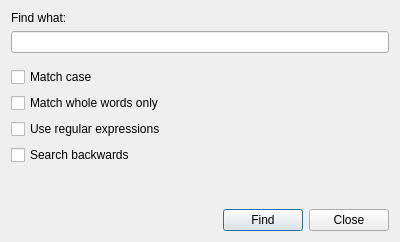
<?xml version="1.0" encoding="UTF-8"?>
<ui version="4.0">
 <class>FindDialog</class>
 <widget class="QDialog" name="FindDialog">
  <property name="geometry">
   <rect>
    <x>0</x>
    <y>0</y>
    <width>400</width>
    <height>242</height>
   </rect>
  </property>
  <property name="sizePolicy">
   <sizepolicy hsizetype="Fixed" vsizetype="Fixed">
    <horstretch>0</horstretch>
    <verstretch>0</verstretch>
   </sizepolicy>
  </property>
  <property name="windowTitle">
   <string>Find</string>
  </property>
  <layout class="QVBoxLayout" name="verticalLayout">
   <item>
    <widget class="QLabel" name="findWhatLabel">
     <property name="text">
      <string>Find what:</string>
     </property>
    </widget>
   </item>
   <item>
    <widget class="QLineEdit" name="findWhatEdit"/>
   </item>
   <item>
    <spacer name="verticalSpacer_2">
     <property name="orientation">
      <enum>Qt::Vertical</enum>
     </property>
     <property name="sizeHint" stdset="0">
      <size>
       <width>20</width>
       <height>10</height>
      </size>
     </property>
    </spacer>
   </item>
   <item>
    <widget class="QCheckBox" name="matchCase">
     <property name="text">
      <string>Match case</string>
     </property>
    </widget>
   </item>
   <item>
    <widget class="QCheckBox" name="matchWholeWords">
     <property name="text">
      <string>Match whole words only</string>
     </property>
    </widget>
   </item>
   <item>
    <widget class="QCheckBox" name="useRegExp">
     <property name="text">
      <string>Use regular expressions</string>
     </property>
    </widget>
   </item>
   <item>
    <widget class="QCheckBox" name="searchBackwards">
     <property name="text">
      <string>Search backwards</string>
     </property>
    </widget>
   </item>
   <item>
    <spacer name="verticalSpacer">
     <property name="orientation">
      <enum>Qt::Vertical</enum>
     </property>
     <property name="sizeHint" stdset="0">
      <size>
       <width>20</width>
       <height>40</height>
      </size>
     </property>
    </spacer>
   </item>
   <item>
    <layout class="QHBoxLayout" name="horizontalLayout">
     <item>
      <spacer name="horizontalSpacer">
       <property name="orientation">
        <enum>Qt::Horizontal</enum>
       </property>
       <property name="sizeHint" stdset="0">
        <size>
         <width>40</width>
         <height>20</height>
        </size>
       </property>
      </spacer>
     </item>
     <item>
      <widget class="QPushButton" name="findButton">
       <property name="text">
        <string>Find</string>
       </property>
      </widget>
     </item>
     <item>
      <widget class="QPushButton" name="closeButton">
       <property name="text">
        <string>Close</string>
       </property>
      </widget>
     </item>
    </layout>
   </item>
  </layout>
 </widget>
 <resources/>
 <connections>
  <connection>
   <sender>findButton</sender>
   <signal>clicked()</signal>
   <receiver>FindDialog</receiver>
   <slot>accept()</slot>
   <hints>
    <hint type="sourcelabel">
     <x>259</x>
     <y>204</y>
    </hint>
    <hint type="destinationlabel">
     <x>193</x>
     <y>112</y>
    </hint>
   </hints>
  </connection>
  <connection>
   <sender>closeButton</sender>
   <signal>clicked()</signal>
   <receiver>FindDialog</receiver>
   <slot>reject()</slot>
   <hints>
    <hint type="sourcelabel">
     <x>340</x>
     <y>204</y>
    </hint>
    <hint type="destinationlabel">
     <x>193</x>
     <y>112</y>
    </hint>
   </hints>
  </connection>
 </connections>
</ui>
